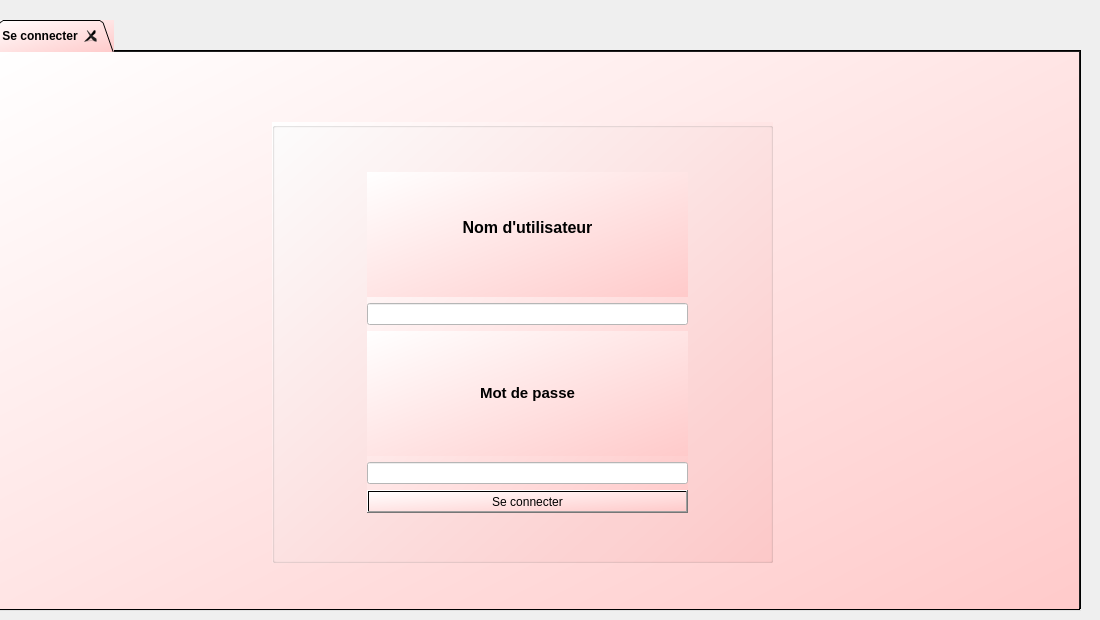
     <widget class="QWidget" name="page_4">
      <widget class="QTabWidget" name="TabWidget_login">
       <property name="enabled">
        <bool>true</bool>
       </property>
       <property name="geometry">
        <rect>
         <x>-10</x>
         <y>20</y>
         <width>1091</width>
         <height>591</height>
        </rect>
       </property>
       <property name="font">
        <font>
         <pointsize>9</pointsize>
         <weight>75</weight>
         <bold>true</bold>
        </font>
       </property>
       <property name="cursor">
        <cursorShape>CrossCursor</cursorShape>
       </property>
       <property name="acceptDrops">
        <bool>false</bool>
       </property>
       <property name="autoFillBackground">
        <bool>false</bool>
       </property>
       <property name="styleSheet">
        <string notr="true">background-color: qlineargradient(spread:pad, x1:0, y1:0, x2:1, y2:1, stop:0 rgba(255, 255, 255, 255), stop:1 rgba(255, 202, 202, 255));</string>
       </property>
       <property name="tabShape">
        <enum>QTabWidget::Triangular</enum>
       </property>
       <property name="currentIndex">
        <number>0</number>
       </property>
       <property name="elideMode">
        <enum>Qt::ElideLeft</enum>
       </property>
       <property name="documentMode">
        <bool>false</bool>
       </property>
       <property name="tabsClosable">
        <bool>true</bool>
       </property>
       <property name="movable">
        <bool>false</bool>
       </property>
       <property name="tabBarAutoHide">
        <bool>false</bool>
       </property>
       <widget class="QWidget" name="page_login">
        <attribute name="title">
         <string>Se connecter</string>
        </attribute>
        <widget class="QGroupBox" name="groupBox">
         <property name="geometry">
          <rect>
           <x>280</x>
           <y>70</y>
           <width>501</width>
           <height>441</height>
          </rect>
         </property>
         <property name="title">
          <string/>
         </property>
         <widget class="QWidget" name="layoutWidget">
          <property name="geometry">
           <rect>
            <x>95</x>
            <y>50</y>
            <width>321</width>
            <height>341</height>
           </rect>
          </property>
          <layout class="QVBoxLayout" name="verticalLayout">
           <item>
            <widget class="QLabel" name="cccc">
             <property name="text">
              <string>&lt;html&gt;&lt;head/&gt;&lt;body&gt;&lt;p align=&quot;center&quot;&gt;&lt;span style=&quot; font-size:12pt; font-weight:600;&quot;&gt;Nom d'utilisateur&lt;/span&gt;&lt;span style=&quot; font-size:12pt; font-weight:600;&quot;&gt;&lt;br/&gt;&lt;/span&gt;&lt;/p&gt;&lt;/body&gt;&lt;/html&gt;</string>
             </property>
            </widget>
           </item>
           <item>
            <widget class="QLineEdit" name="le_username">
             <property name="styleSheet">
              <string notr="true">background-color: rgb(255, 255, 255);</string>
             </property>
             <property name="echoMode">
              <enum>QLineEdit::Normal</enum>
             </property>
            </widget>
           </item>
           <item>
            <widget class="QLabel" name="label_40">
             <property name="text">
              <string>&lt;html&gt;&lt;head/&gt;&lt;body&gt;&lt;p align=&quot;center&quot;&gt;&lt;span style=&quot; font-size:11pt; font-weight:600;&quot;&gt;Mot de passe&lt;/span&gt;&lt;/p&gt;&lt;/body&gt;&lt;/html&gt;</string>
             </property>
            </widget>
           </item>
           <item>
            <widget class="QLineEdit" name="le_password">
             <property name="styleSheet">
              <string notr="true">background-color: rgb(255, 255, 255);</string>
             </property>
             <property name="echoMode">
              <enum>QLineEdit::Password</enum>
             </property>
            </widget>
           </item>
           <item>
            <widget class="QPushButton" name="btnLogin_4">
             <property name="toolTip">
              <string>&lt;html&gt;&lt;head/&gt;&lt;body&gt;&lt;p align=&quot;center&quot;&gt;login&lt;/p&gt;&lt;/body&gt;&lt;/html&gt;</string>
             </property>
             <property name="text">
              <string>Se connecter</string>
             </property>
            </widget>
           </item>
          </layout>
         </widget>
        </widget>
       </widget>
      </widget>
     </widget>
